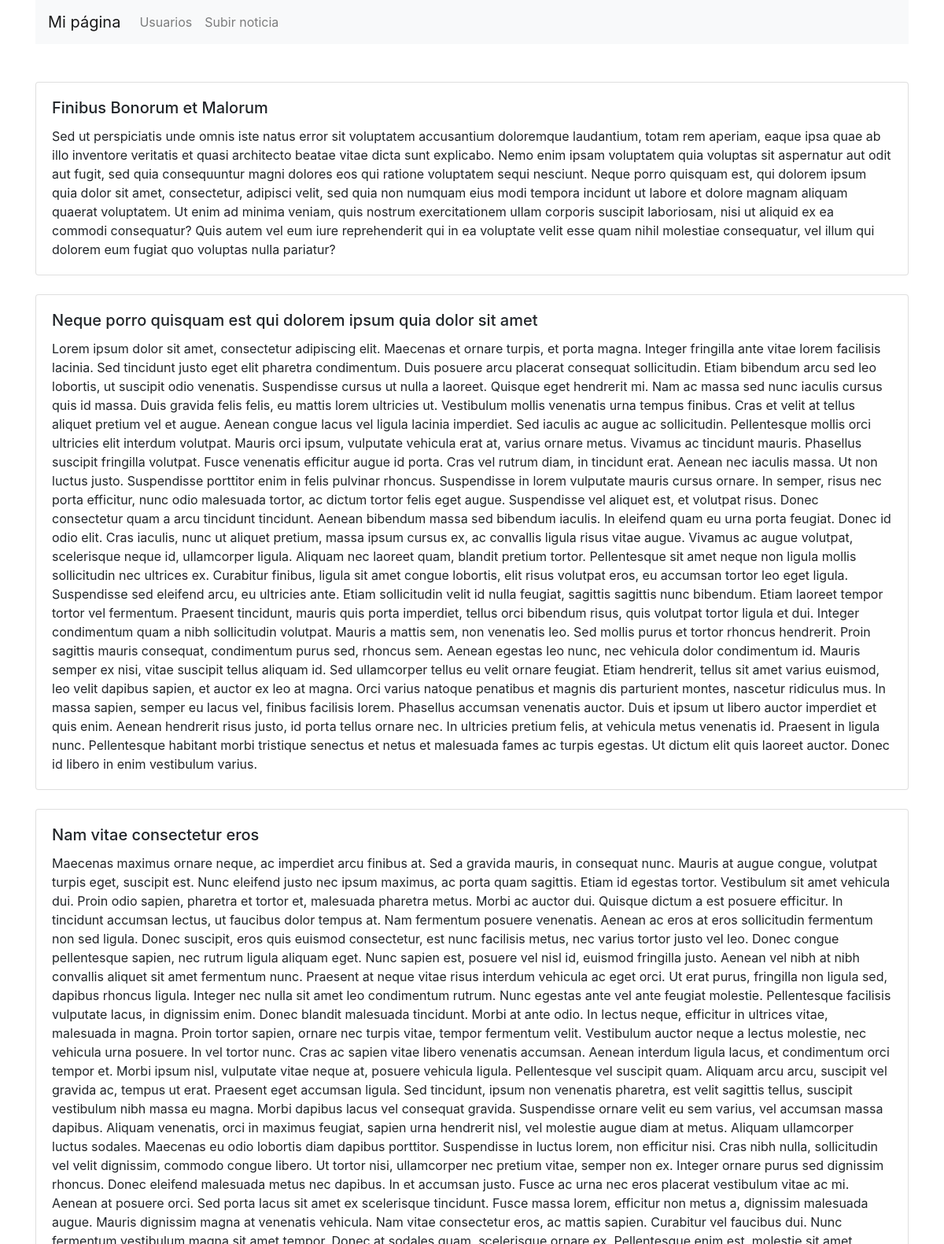
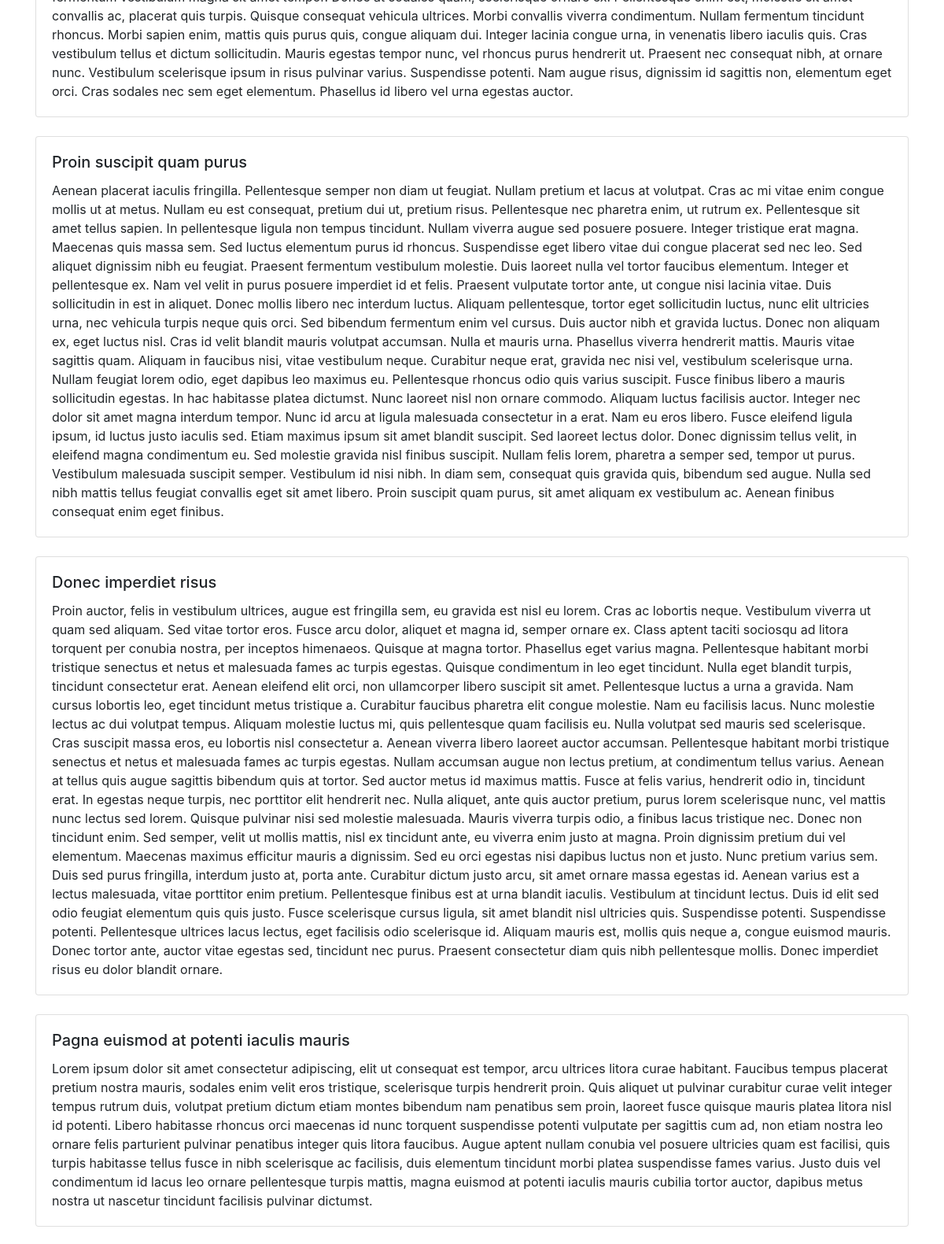
The app's page /index.php/noticias/mostrarNoticias/1 (upper part) with its own data (2 pictures, top to bottom).
### tables this page shows
CREATE TABLE `noticias` (
  `id` int(11) NOT NULL,
  `titulo` varchar(100) NOT NULL,
  `cuerpo` text NOT NULL
);

### application/controllers/Noticias.php (called while the page is built, shortened)
<?php
class Noticias extends CI_Controller {
    public function __construct()
    {
        $this->load->model("noticiasModel");
        $this->load->helper(['form','url']);
    }
    public function mostrarNoticias($admin)
	{
        $resultado['noticias'] = $this->noticiasModel->obtenerNoticias();
        $resultado['admin'] =$admin;
        $this->load->view('noticias/noticias', $resultado);
    }
}

### index.php (called while the page is built, shortened)
<?php
require_once BASEPATH.'core/CodeIgniter.php';

### application/models/NoticiasModel.php (called while the page is built, shortened)
<?php
    class noticiasModel extends CI_Model{
        public function obtenerNoticias(){
            $query = $this->db->get("noticias");
            return $query->result();
         }
    }
?>

### application/views/noticias/noticias.php (the view, shortened to what this page needs)
<!DOCTYPE html>
<html lang="es">
<head>
    <link rel="stylesheet" href="https://stackpath.bootstrapcdn.com/bootstrap/4.3.1/css/bootstrap.min.css">
</head>
<body>
    <div class="container">
        <br><br>
        <?php foreach ($noticias as $noticia) { ?>
            <div class="card">
                <div class="card-body">
                    <h5 class="card-title"><?php echo $noticia->titulo; ?></h5>
                    <p class="card-text"><?php echo $noticia->cuerpo; ?></p>
                </div>
            </div>
            <br>
        <?php } ?>
    </div>
</body>
</html>

### records on screen
noticias: titulo "Finibus Bonorum et Malorum", cuerpo "Sed ut perspiciatis unde omnis iste natus error sit voluptatem accusantium doloremque laudantium, totam rem aperiam, eaque ipsa quae ab illo inventore veritatis et quasi architecto beatae vitae dicta sunt explicabo. Nemo enim ipsam voluptatem quia voluptas sit aspernatur aut odit aut fugit, sed quia consequuntur magni dolores eos qui ratione voluptatem sequi nesciunt. Neque porro quisquam est, qui dolorem ipsum quia dolor sit amet, consectetur, adipisci velit, sed quia non numquam eius modi tempora incidunt ut labore et dolore magnam aliquam quaerat voluptatem. Ut enim ad minima veniam, quis nostrum exercitationem ullam corporis suscipit laboriosam, nisi ut aliquid ex ea commodi…"
noticias: titulo "Neque porro quisquam est qui dolorem ipsum quia dolor sit amet", cuerpo "Lorem ipsum dolor sit amet, consectetur adipiscing elit. Maecenas et ornare turpis, et porta magna. Integer fringilla ante vitae lorem facilisis lacinia. Sed tincidunt justo eget elit pharetra condimentum. Duis posuere arcu placerat consequat sollicitudin. Etiam bibendum arcu sed leo lobortis, ut suscipit odio venenatis. Suspendisse cursus ut nulla a laoreet. Quisque eget hendrerit mi. Nam ac massa sed nunc iaculis cursus quis id massa. Duis gravida felis felis, eu mattis lorem ultricies ut. Vestibulum mollis venenatis urna tempus finibus. Cras et velit at tellus aliquet pretium vel et augue. Aenean congue lacus vel ligula lacinia imperdiet. Sed iaculis ac augue ac sollicitudin.…"
noticias: titulo "Nam vitae consectetur eros", cuerpo "Maecenas maximus ornare neque, ac imperdiet arcu finibus at. Sed a gravida mauris, in consequat nunc. Mauris at augue congue, volutpat turpis eget, suscipit est. Nunc eleifend justo nec ipsum maximus, ac porta quam sagittis. Etiam id egestas tortor. Vestibulum sit amet vehicula dui. Proin odio sapien, pharetra et tortor et, malesuada pharetra metus. Morbi ac auctor dui. Quisque dictum a est posuere efficitur. In tincidunt accumsan lectus, ut faucibus dolor tempus at. Nam fermentum posuere venenatis. Aenean ac eros at eros sollicitudin fermentum non sed ligula. Donec suscipit, eros quis euismod consectetur, est nunc facilisis metus, nec varius tortor justo vel leo. Donec congue pellentesque…"
noticias: titulo "Proin suscipit quam purus", cuerpo "Aenean placerat iaculis fringilla. Pellentesque semper non diam ut feugiat. Nullam pretium et lacus at volutpat. Cras ac mi vitae enim congue mollis ut at metus. Nullam eu est consequat, pretium dui ut, pretium risus. Pellentesque nec pharetra enim, ut rutrum ex. Pellentesque sit amet tellus sapien. In pellentesque ligula non tempus tincidunt. Nullam viverra augue sed posuere posuere. Integer tristique erat magna. Maecenas quis massa sem. Sed luctus elementum purus id rhoncus. Suspendisse eget libero vitae dui congue placerat sed nec leo. Sed aliquet dignissim nibh eu feugiat. Praesent fermentum vestibulum molestie. Duis laoreet nulla vel tortor faucibus elementum. Integer et pellentesque…"
noticias: titulo "Donec imperdiet risus", cuerpo "Proin auctor, felis in vestibulum ultrices, augue est fringilla sem, eu gravida est nisl eu lorem. Cras ac lobortis neque. Vestibulum viverra ut quam sed aliquam. Sed vitae tortor eros. Fusce arcu dolor, aliquet et magna id, semper ornare ex. Class aptent taciti sociosqu ad litora torquent per conubia nostra, per inceptos himenaeos. Quisque at magna tortor. Phasellus eget varius magna. Pellentesque habitant morbi tristique senectus et netus et malesuada fames ac turpis egestas. Quisque condimentum in leo eget tincidunt. Nulla eget blandit turpis, tincidunt consectetur erat. Aenean eleifend elit orci, non ullamcorper libero suscipit sit amet. Pellentesque luctus a urna a gravida. Nam cursus…"
noticias: titulo "Pagna euismod at potenti iaculis mauris", cuerpo "Lorem ipsum dolor sit amet consectetur adipiscing, elit ut consequat est tempor, arcu ultrices litora curae habitant. Faucibus tempus placerat pretium nostra mauris, sodales enim velit eros tristique, scelerisque turpis hendrerit proin. Quis aliquet ut pulvinar curabitur curae velit integer tempus rutrum duis, volutpat pretium dictum etiam montes bibendum nam penatibus sem proin, laoreet fusce quisque mauris platea litora nisl id potenti. Libero habitasse rhoncus orci maecenas id nunc torquent suspendisse potenti vulputate per sagittis cum ad, non etiam nostra leo ornare felis parturient pulvinar penatibus integer quis litora faucibus. Augue aptent nullam conubia vel posuere ultricies quam…"
